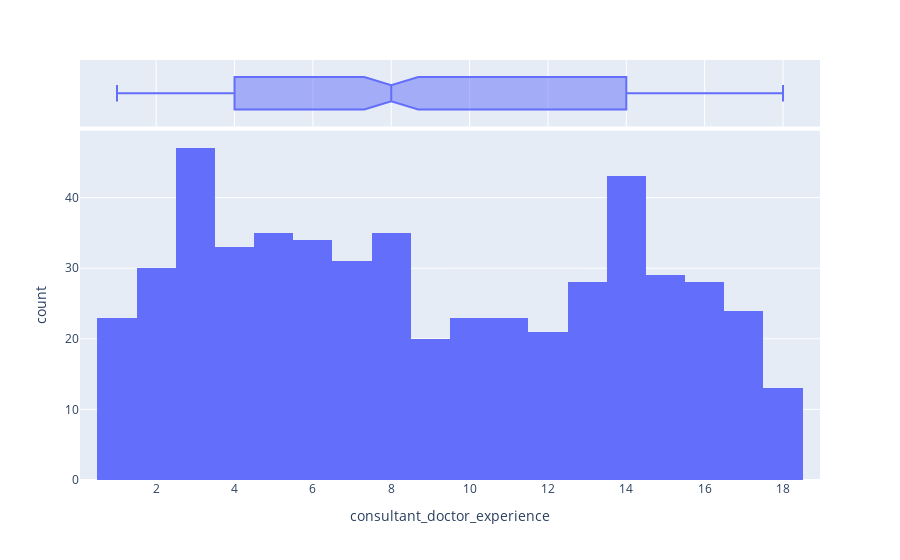

Notebook code cell kept with this figure:
### Code cell
px.histogram(simulated_dataframe, x="consultant_doctor_experience", marginal="box")

### Figure 1 — Plotly figure (JSON) as saved in the notebook; plotly's stock layout.template omitted (floating-point values rounded to 4 significant figures; data arrays with more than 128 entries replaced by an {"elided": "..."} marker saying what was removed)
{"data": [{"alignmentgroup": "True", "bingroup": "x", "hovertemplate": "consultant_doctor_experience=%{x}<br>count=%{y}<extra></extra>", "legendgroup": "", "marker": {"color": "#636efa", "pattern": {"shape": ""}}, "name": "", "offsetgroup": "", "orientation": "v", "showlegend": false, "type": "histogram", "x": {"elided": "520 int values"}, "xaxis": "x", "yaxis": "y"}, {"alignmentgroup": "True", "hovertemplate": "consultant_doctor_experience=%{x}<extra></extra>", "legendgroup": "", "marker": {"color": "#636efa"}, "name": "", "notched": true, "offsetgroup": "", "showlegend": false, "type": "box", "x": {"elided": "520 int values"}, "xaxis": "x2", "yaxis": "y2"}], "layout": {"barmode": "relative", "legend": {"tracegroupgap": 0}, "margin": {"t": 60}, "xaxis": {"anchor": "y", "domain": [0, 1], "title": {"text": "consultant_doctor_experience"}}, "xaxis2": {"anchor": "y2", "domain": [0, 1], "matches": "x", "showgrid": true, "showticklabels": false}, "yaxis": {"anchor": "x", "domain": [0, 0.8316], "title": {"text": "count"}}, "yaxis2": {"anchor": "x2", "domain": [0.8416, 1], "matches": "y2", "showgrid": false, "showline": false, "showticklabels": false, "ticks": ""}}}
